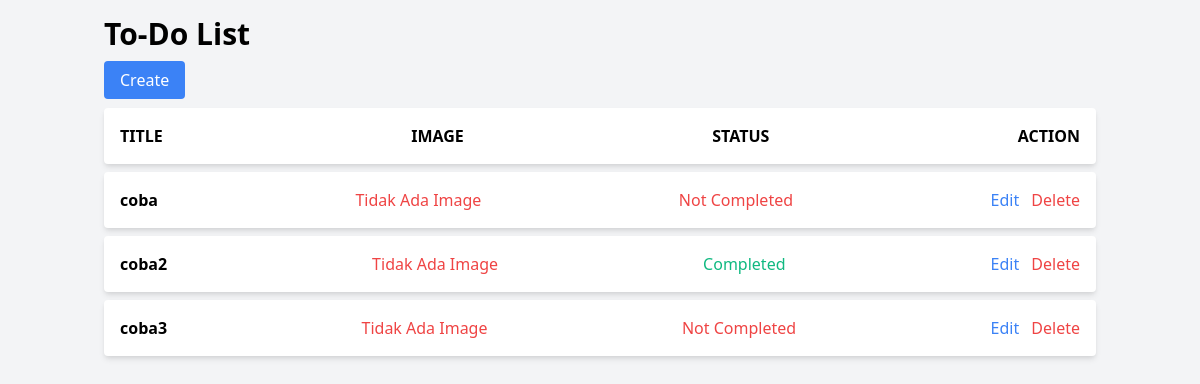
The app's page /, older data.
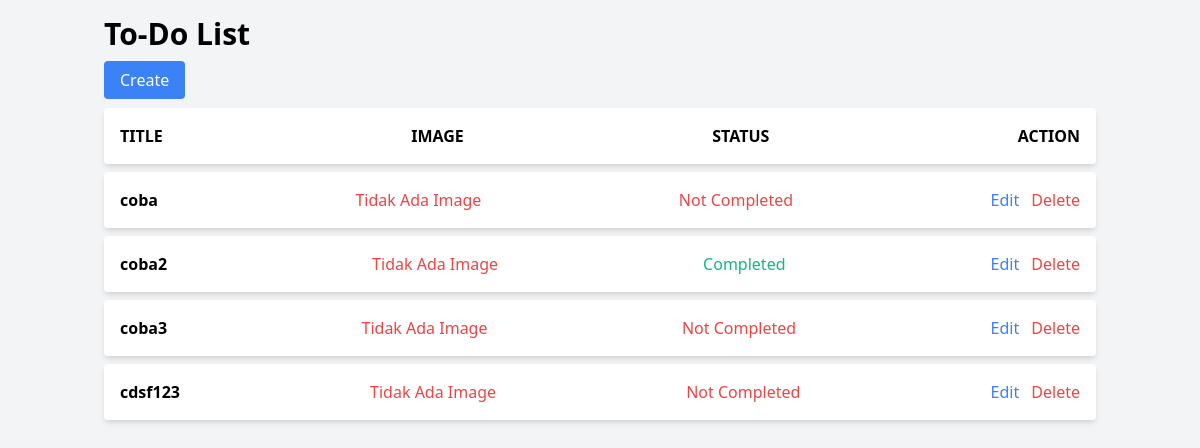
The same page, newer data.
### tasks/models.py (models this page shows, shortened)
class Task(models.Model):
    title = models.CharField(max_length=200)
    complete = models.BooleanField(default=False)
    created = models.DateTimeField(auto_now_add=True)
    image = models.ImageField(upload_to='task_images/', blank=True, null=True)

### tasks/views.py (the view)
# urls.py: path('', views.index, name='task_list'),
def index(request):
    tasks = Task.objects.all()
    form = TaskForm
    context = {'tasks' : tasks, 'form' : form}
    return render(request, 'tasks/list.html', context)

### tasks/templates/tasks/list.html (shortened to what this page needs)
<!DOCTYPE html>
<html lang="en">
<head>
    <link href="https://cdn.jsdelivr.net/npm/tailwindcss@2.2.19/dist/tailwind.min.css" rel="stylesheet">
</head>
<body class="bg-gray-100">
    <div class="container mx-auto p-4">
        <h1 class="text-3xl font-bold mb-4">To-Do List</h1>
        <a href="{% url 'create_task' %}" class="bg-blue-500 text-white px-4 py-2 rounded hover:bg-blue-600">Create</a>
        <ul class="mt-4">
            <li class="bg-white shadow-md rounded p-4 mb-2 flex justify-between items-center">
                <div>
                    <h2 class="font-semibold">TITLE</h2>
                </div>
                <div>
                    <h2 class="font-semibold">IMAGE</h2>
                </div>
                <div>
                    <h2 class="font-semibold">STATUS</h2>
                </div>
                <div>
                    <h2 class="font-semibold">ACTION</h2>
                </div>
            </li>
            {% for task in tasks %}
                <li class="bg-white shadow-md rounded p-4 mb-2 flex justify-between items-center">
                    <div>
                        <h2 class="font-semibold">{{ task.title }}</h2>
                    </div>
                    <div>
                        {% if task.image %}
                            <img src="{{ task.image.url }}" alt="{{ task.title }}" class="mt-2 rounded-md w-32 h-32 object-cover">
                        {% else %}
                            <span class="text-red-500">Tidak Ada Image</span>
                        {% endif %}
                    </div>
                    <div>
                        {% if task.complete %}
                            <span class="text-green-500">Completed</span>
                        {% else %}
                            <span class="text-red-500">Not Completed</span>
                        {% endif %}
                    </div>
                    <div>
                        <a href="{% url 'update_task' task.id %}" class="text-blue-500 hover:underline">Edit</a>
                        <a href="{% url 'delete_task' task.id %}" class="text-red-500 hover:underline ml-2">Delete</a>
                    </div>
                </li>
            {% endfor %}
        </ul>
    </div>
</body>
</html>

Row changes from the older to the newer data that the page shows:
added Task: title "cdsf123", shows "Tidak Ada Image", complete "Not Completed"
